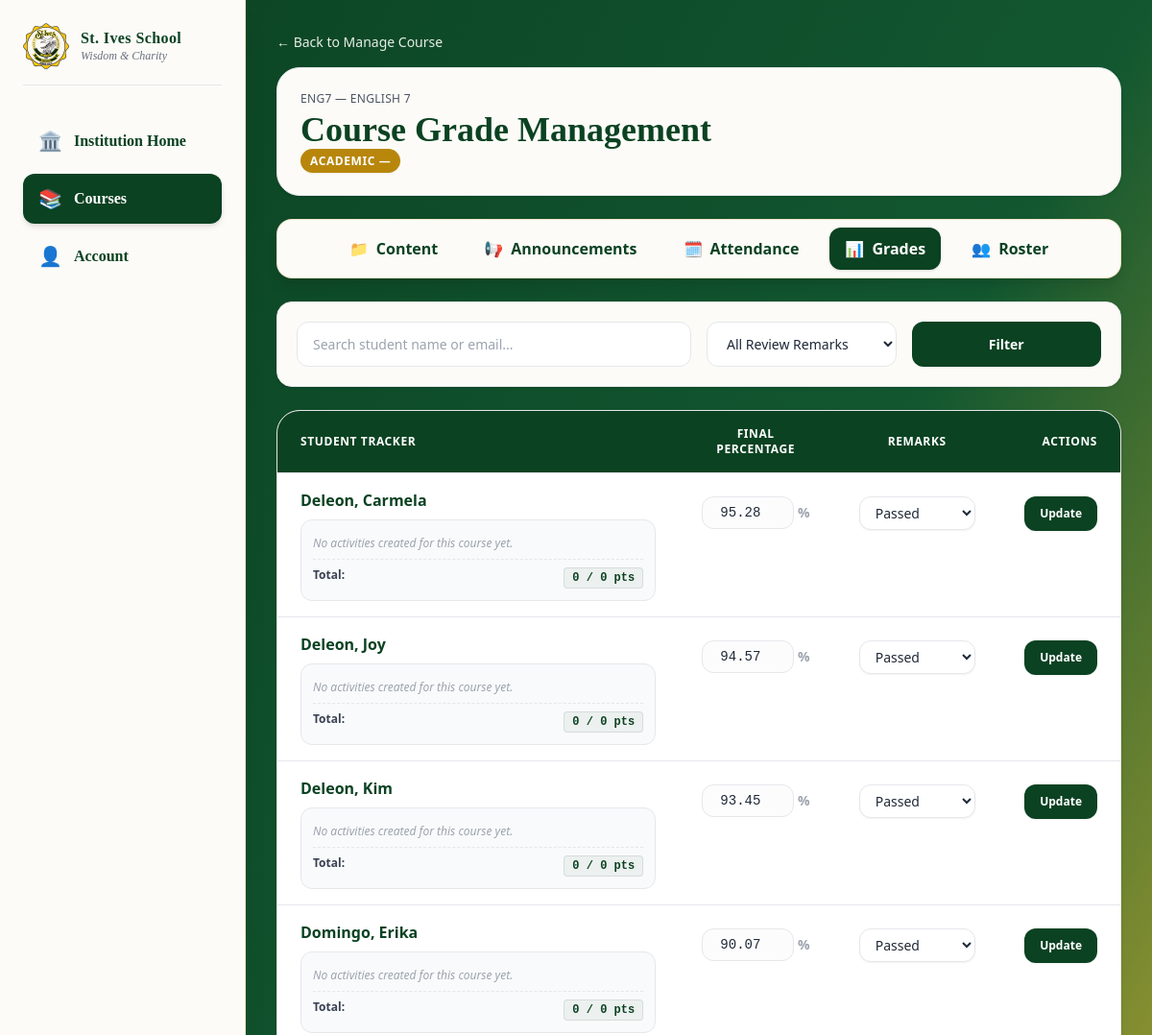
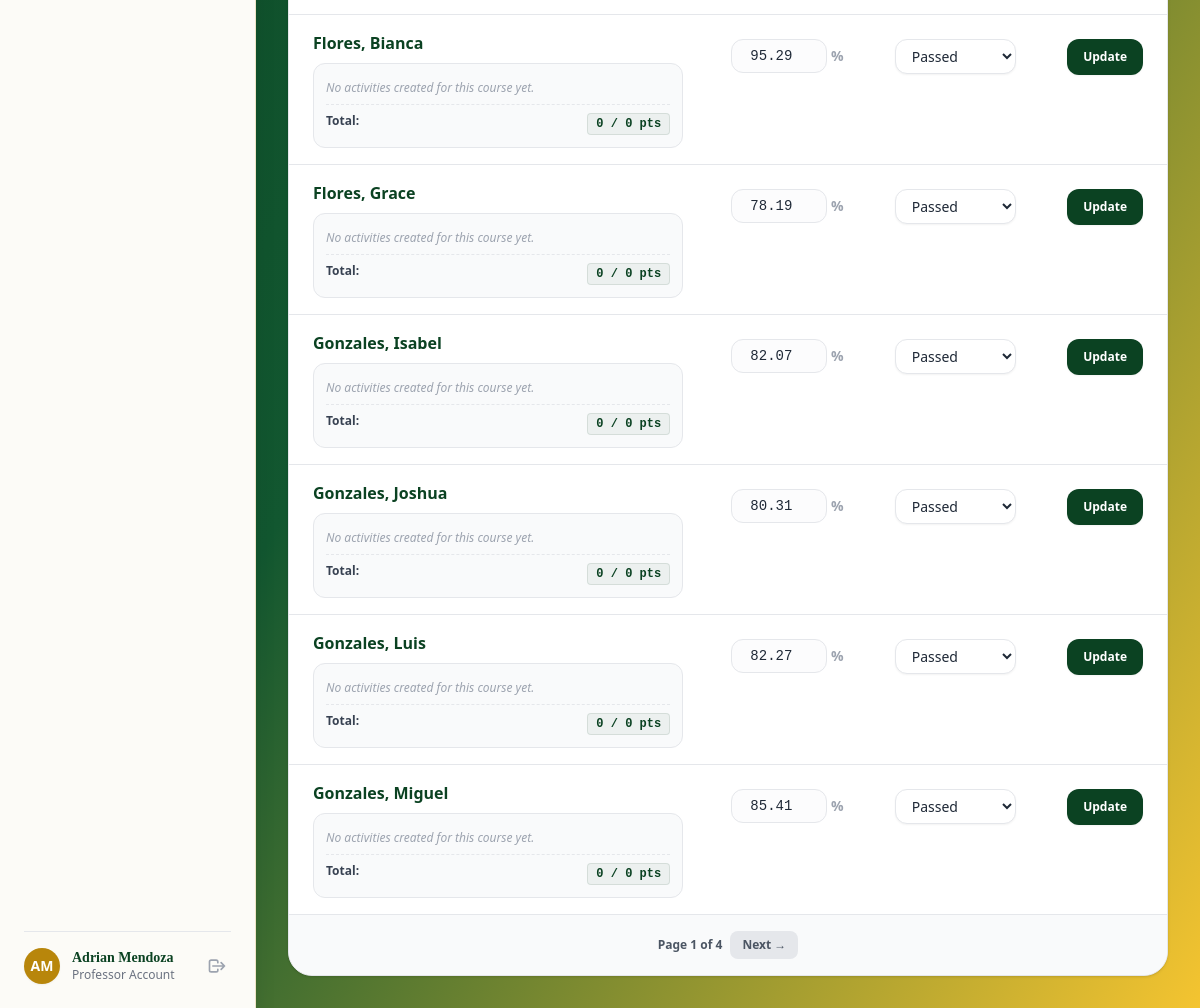
The page /professor/prof-grades.php?course_id=1 (signed in) on the database its author committed (2 pictures, top to bottom).
### tables this page shows
CREATE TABLE IF NOT EXISTS `courses` (
  `Course_ID` INT NOT NULL AUTO_INCREMENT,
  `CourseCode` VARCHAR(45) NOT NULL,
  `CourseName` VARCHAR(45) NOT NULL,
  `Status` VARCHAR(45) NOT NULL,
  `FK_Section_ID` INT NULL DEFAULT NULL,
  PRIMARY KEY (`Course_ID`),
  INDEX `fk_Courses_Section_idx` (`FK_Section_ID` ASC),
  CONSTRAINT `fk_Courses_Section`
    FOREIGN KEY (`FK_Section_ID`)
    REFERENCES `section` (`Section_ID`)
    ON DELETE CASCADE
    ON UPDATE CASCADE);

CREATE TABLE IF NOT EXISTS `enrollment` (
  `Enrollment_ID` INT NOT NULL AUTO_INCREMENT,
  `EnrollmentDate` DATE NOT NULL,
  `EnrollmentStatus` VARCHAR(45) NOT NULL,
  `FK_Term_ID` INT NULL DEFAULT NULL,
  `FK_User_ID` INT NOT NULL,
  `FK_Course_ID` INT NOT NULL,
  PRIMARY KEY (`Enrollment_ID`),
  INDEX `fk_Enrollment_Users1_idx` (`FK_User_ID` ASC),
  INDEX `fk_Enrollment_Courses1_idx` (`FK_Course_ID` ASC),
  INDEX `fk_Enrollment_Term_idx` (`FK_Term_ID` ASC),
  CONSTRAINT `fk_Enrollment_Courses1`
    FOREIGN KEY (`FK_Course_ID`)
    REFERENCES `courses` (`Course_ID`)
    ON DELETE CASCADE
    ON UPDATE CASCADE,
  CONSTRAINT `fk_Enrollment_Term`
    FOREIGN KEY (`FK_Term_ID`)
    REFERENCES `term` (`Term_ID`)
    ON DELETE SET NULL
    ON UPDATE CASCADE,
  CONSTRAINT `fk_Enrollment_Users1`
    FOREIGN KEY (`FK_User_ID`)
    REFERENCES `users` (`User_ID`)
    ON DELETE CASCADE
    ON UPDATE CASCADE);

CREATE TABLE IF NOT EXISTS `users` (
  `User_ID` INT NOT NULL AUTO_INCREMENT,
  `LastName` VARCHAR(45) NOT NULL,
  `FirstName` VARCHAR(45) NOT NULL,
  `Email` VARCHAR(255) NOT NULL,
  `ContactNum` VARCHAR(45) NOT NULL,
  `Gender` VARCHAR(45) NOT NULL,
  `PasswordHash` VARCHAR(100) NOT NULL,
  `DateCreated` DATETIME NOT NULL,
  `Status` VARCHAR(45) NOT NULL,
  `FK_Role_ID` INT NOT NULL,
  `FK_Section_ID` INT NULL DEFAULT NULL,
  PRIMARY KEY (`User_ID`),
  UNIQUE INDEX `Email_UNIQUE` (`Email` ASC),
  INDEX `fk_Users_Role1_idx` (`FK_Role_ID` ASC),
  INDEX `fk_Users_Section_idx` (`FK_Section_ID` ASC),
  CONSTRAINT `fk_Users_Role1`
    FOREIGN KEY (`FK_Role_ID`)
    REFERENCES `role` (`Role_ID`)
    ON DELETE RESTRICT
    ON UPDATE CASCADE,
  CONSTRAINT `fk_Users_Section`
    FOREIGN KEY (`FK_Section_ID`)
    REFERENCES `section` (`Section_ID`)
    ON DELETE SET NULL
    ON UPDATE CASCADE);

CREATE TABLE IF NOT EXISTS `coursegrade` (
  `CourseGrade_id` INT NOT NULL AUTO_INCREMENT,
  `FinalGrade` DECIMAL(5,2) NOT NULL,
  `Remarks` VARCHAR(45) NOT NULL,
  `DateCalculated` DATETIME NOT NULL,
  `FK_Enrollment_ID` INT NOT NULL,
  PRIMARY KEY (`CourseGrade_id`),
  INDEX `fk_CourseGrade_Enrollment1_idx` (`FK_Enrollment_ID` ASC),
  CONSTRAINT `fk_CourseGrade_Enrollment1`
    FOREIGN KEY (`FK_Enrollment_ID`)
    REFERENCES `enrollment` (`Enrollment_ID`)
    ON DELETE CASCADE
    ON UPDATE CASCADE);

### professor/prof-grades.php (the view, shortened to what this page needs)
<?php
include '../config/db.php';
$user_id    = $_SESSION['user_id'];
$course_id = filter_input(INPUT_GET, 'course_id', FILTER_VALIDATE_INT);
$search        = trim($_GET['search'] ?? '');
$remark_filter = trim($_GET['remark_filter'] ?? '');
$page          = max(1, (int)($_GET['page'] ?? 1));
$limit         = 10;
$offset        = ($page - 1) * $limit;
try {
    $auth_stmt = $pdo->prepare("SELECT c.Course_ID, c.CourseCode, c.CourseName FROM Courses c INNER JOIN CourseInstructors ci ON c.Course_ID = ci.FK_Course_ID WHERE c.Course_ID = :course_id AND ci.FK_User_ID = :user_id");
    $auth_stmt->execute([':course_id' => $course_id, ':user_id' => $user_id]);
    $course = $auth_stmt->fetch();
    $grade_section_stmt = $pdo->prepare("
        SELECT gl.GradeName, sec.SectionName
        FROM Courses c
        LEFT JOIN Section sec   ON c.FK_Section_ID = sec.Section_ID
        LEFT JOIN GradeLevel gl ON sec.FK_GradeLevel_ID = gl.GradeLevel_ID
        WHERE c.Course_ID = :course_id
    ");
    $grade_section_stmt->execute([':course_id' => $course_id]);
    $grade_section = $grade_section_stmt->fetch(PDO::FETCH_ASSOC);
    $asg_stmt = $pdo->prepare("SELECT a.Assignment_ID, a.Title, a.MaxScore FROM Assignments a INNER JOIN CourseModule cm ON a.FK_CourseModule_ID = cm.CourseModule_ID WHERE cm.FK_Course_ID = :course_id ORDER BY a.DueDate ASC");
    $asg_stmt->execute([':course_id' => $course_id]);
    $course_assignments = $asg_stmt->fetchAll();
    $submissions_lookup = [];
    $count_sql = "SELECT COUNT(*) FROM Enrollment e INNER JOIN Users u ON e.FK_User_ID = u.User_ID LEFT JOIN CourseGrade cg ON e.Enrollment_ID = cg.FK_Enrollment_ID WHERE e.FK_Course_ID = :course_id AND e.EnrollmentStatus = 'Enrolled'";
    $count_stmt = $pdo->prepare($count_sql);
    $count_params = [':course_id' => $course_id];
    $count_stmt->execute($count_params);
    $total_rows = $count_stmt->fetchColumn();
    $total_pages = max(1, ceil($total_rows / $limit));
    $roster_sql = "SELECT e.Enrollment_ID, u.User_ID, u.FirstName, u.LastName, u.Email, cg.CourseGrade_id, cg.FinalGrade, cg.Remarks FROM Enrollment e INNER JOIN Users u ON e.FK_User_ID = u.User_ID LEFT JOIN CourseGrade cg ON e.Enrollment_ID = cg.FK_Enrollment_ID WHERE e.FK_Course_ID = :course_id AND e.EnrollmentStatus = 'Enrolled'";
    $roster_sql .= " ORDER BY u.LastName ASC, u.FirstName ASC LIMIT :limit OFFSET :offset";
    $roster_stmt = $pdo->prepare($roster_sql);
    $roster_stmt->bindValue(':course_id', $course_id, PDO::PARAM_INT);
    $roster_stmt->bindValue(':limit', $limit, PDO::PARAM_INT);
    $roster_stmt->bindValue(':offset', $offset, PDO::PARAM_INT);
    $roster_stmt->execute();
    $roster = $roster_stmt->fetchAll();
} catch (PDOException $e) { die("Database Error: " . $e->getMessage()); }
?>
<!DOCTYPE html>
<html lang="en">
<head>
    <script src="https://cdn.tailwindcss.com"></script>
</head>
<body class="bg-gradient-to-br from-school-green via-[#125730] to-school-yellow min-h-screen font-serif text-gray-800 flex flex-col md:flex-row">
    <?php include '../includes/sidebar.php'; ?>
    <main class="ml-0 md:ml-64 flex-1 p-4 sm:p-8 min-h-screen w-full">
        <a href="manage-course.php?course_id=<?= $course_id ?>" class="inline-flex items-center text-sm text-white/90 hover:text-white mb-4 font-sans font-medium">← Back to Manage Course</a>
        <section class="bg-[#fcfbf7] rounded-3xl p-6 border shadow mb-6">
            <p class="text-xs uppercase tracking-wide text-gray-600 font-sans"><?= htmlspecialchars($course['CourseCode']) ?> — <?= htmlspecialchars($course['CourseName']) ?></p>
            <h1 class="text-4xl font-bold text-school-green mt-1">Course Grade Management</h1>
            <span class="text-xs bg-school-gold text-white px-2.5 py-1 rounded-full font-sans font-bold uppercase tracking-wider shadow-sm">
                <?= htmlspecialchars($grade_section['GradeName'] ?? 'Academic') ?> — <?= htmlspecialchars($grade_section['SectionName'] ?? '') ?>
            </span>
        </section>
        <?php include '../includes/course-nav.php'; ?>
        <section class="bg-[#fcfbf7] rounded-2xl p-5 shadow border mb-6 font-sans">
            <form method="GET" action="prof-grades.php" class="grid grid-cols-1 lg:grid-cols-4 gap-4">
                <input type="text" name="search" value="<?= htmlspecialchars($search) ?>" placeholder="Search student name or email..." class="lg:col-span-2 border rounded-xl px-4 py-3 text-sm focus:outline-none focus:ring-2 focus:ring-school-green">
                <select name="remark_filter" onchange="this.form.submit()" class="border rounded-xl px-4 py-3 text-sm bg-white focus:outline-none focus:ring-2 focus:ring-school-green">
                    <option value="">All Review Remarks</option>
                </select>
                <div class="flex gap-2">
                    <button type="submit" class="flex-1 bg-school-green text-white px-4 py-3 rounded-xl hover:bg-school-green-hover transition text-sm font-semibold">Filter</button>
                </div>
            </form>
        </section>
        <section class="bg-[#fcfbf7] rounded-3xl shadow border overflow-hidden">
            <div class="overflow-x-auto">
                <table class="w-full text-left border-collapse font-sans text-sm">
                    <thead>
                        <tr class="bg-school-green text-white uppercase text-xs tracking-wider border-b">
                            <th class="py-4 px-6 font-semibold">Student Tracker</th>
                            <th class="py-4 px-6 font-semibold text-center w-40">Final Percentage</th>
                            <th class="py-4 px-6 font-semibold text-center w-44">Remarks</th>
                            <th class="py-4 px-6 font-semibold text-right w-28">Actions</th>
                        </tr>
                    </thead>
                    <tbody class="divide-y divide-gray-200 bg-white">
                        <?php if (empty($roster)): ?>
                            <tr>
                                <td colspan="4" class="p-8 text-center text-gray-400 italic font-sans">No student grade records found matching the criteria.</td>
                            </tr>
                        <?php else: foreach ($roster as $student):
                            $total_student_score = 0; $total_max_score = 0;
                        ?>
                            <tr class="hover:bg-gray-50 transition align-top">
                                <td class="py-4 px-6">
                                    <div class="font-bold text-base text-school-green mb-2"><?= htmlspecialchars($student['LastName'] . ', ' . $student['FirstName']) ?></div>
                                    <div class="bg-gray-50 rounded-xl border p-3 max-w-xl space-y-1 text-xs">
                                        <?php if (empty($course_assignments)): ?>
                                            <div class="text-gray-400 italic py-1">No activities created for this course yet.</div>
                                        <?php else: foreach ($course_assignments as $asg):
                                            $asg_id = $asg['Assignment_ID']; $score = $submissions_lookup[$student['User_ID']][$asg_id] ?? null;
                                            $total_max_score += $asg['MaxScore']; if ($score !== null) { $total_student_score += $score; }
                                        ?>
                                            <div class="flex justify-between items-center py-0.5 border-b border-gray-100 last:border-none">
                                                <a href="grade-submissions.php?assignment_id=<?= $asg_id ?>#user-<?= $student['User_ID'] ?>"
                                                    class="text-gray-600 font-medium truncate max-w-[280px] hover:text-school-green underline decoration-transparent hover:decoration-school-green transition duration-150 active-target-link">
                                                        📝 <?= htmlspecialchars($asg['Title']) ?>
                                                    </a>
                                                <span class="font-mono">
                                                    <?= $score !== null ? '<span class="text-emerald-700 font-bold">' . htmlspecialchars((float)$score) . '</span>' : '<span class="text-amber-600 italic">Missing</span>' ?> / <?= htmlspecialchars((float)$asg['MaxScore']) ?>
                                                </span>
                                            </div>
                                        <?php endforeach; endif; ?>
                                        <div class="border-t border-dashed pt-2 font-bold flex justify-between text-gray-700">
                                            <span>Total:</span>
                                            <span class="font-mono bg-school-green/5 text-school-green px-2 py-0.5 rounded border border-school-green/10"><?= $total_student_score ?> / <?= $total_max_score ?> pts</span>
                                        </div>
                                    </div>
                                </td>
                                <form action="save-final-grade.php" method="POST">
                                    <td class="py-6 px-4 text-center">
                                        <div class="inline-flex items-center">
                                            <input type="number" step="0.01" min="0" max="100" name="final_grade" value="<?= $student['FinalGrade'] !== null ? htmlspecialchars($student['FinalGrade']) : '' ?>" class="w-24 text-center border rounded-xl px-2 py-1.5 font-mono focus:outline-none focus:ring-2 focus:ring-school-green bg-gray-50/50" required>
                                            <span class="text-gray-400 font-bold ml-1">%</span>
                                        </div>
                                    </td>
                                    <td class="py-6 px-4 text-center"><select name="remarks" class="border rounded-xl px-3 py-1.5 bg-white font-medium focus:outline-none focus:ring-2 focus:ring-school-green shadow-sm" required><option value="Passed" <?= $student['Remarks'] === 'Passed' ? 'selected' : '' ?>>Passed</option></select></td>
                                    <td class="py-6 px-6 text-right"><button type="submit" class="bg-school-green text-white text-xs font-semibold px-4 py-2.5 rounded-xl hover:bg-school-green-hover transition shadow-sm w-full sm:w-auto text-center"><?= $student['CourseGrade_id'] ? 'Update' : 'Save' ?></button></td>
                                </form>
                            </tr>
                        <?php endforeach; endif; ?>
                    </tbody>
                </table>
                <div class="p-4 bg-gray-50 border-t flex justify-center items-center gap-2 font-sans text-xs">
                    <span class="font-semibold text-gray-600">Page <?= $page ?> of <?= $total_pages ?></span>
                    <?php if ($page < $total_pages): ?>
                        <a href="?course_id=<?= $course_id ?>&page=<?= $page + 1 ?>&search=<?= urlencode($search) ?>&remark_filter=<?= urlencode($remark_filter) ?>" class="px-3 py-1.5 rounded-lg bg-gray-200 hover:bg-gray-300 font-semibold text-gray-600">Next →</a>
                    <?php endif; ?>
                </div>
            </div>
        </section>
    </main>
</body>
</html>

### rows shown on the page
courses: CourseCode "ENG7", CourseName "ENGLISH 7"
enrollment: FK_User_ID.FirstName "Deleon, Carmela", total_student_score "0", total_max_score "0", final_grade "95.28"
enrollment: FK_User_ID.FirstName "Deleon, Joy", total_student_score "0", total_max_score "0", final_grade "94.57"
enrollment: FK_User_ID.FirstName "Deleon, Kim", total_student_score "0", total_max_score "0", final_grade "93.45"
enrollment: FK_User_ID.FirstName "Domingo, Erika", total_student_score "0", total_max_score "0", final_grade "90.07"
enrollment: FK_User_ID.FirstName "Flores, Bianca", total_student_score "0", total_max_score "0", final_grade "95.29"
enrollment: FK_User_ID.FirstName "Flores, Grace", total_student_score "0", total_max_score "0", final_grade "78.19"
enrollment: FK_User_ID.FirstName "Gonzales, Isabel", total_student_score "0", total_max_score "0", final_grade "82.07"
enrollment: FK_User_ID.FirstName "Gonzales, Joshua", total_student_score "0", total_max_score "0", final_grade "80.31"
enrollment: FK_User_ID.FirstName "Gonzales, Luis", total_student_score "0", total_max_score "0", final_grade "82.27"
enrollment: FK_User_ID.FirstName "Gonzales, Miguel", total_student_score "0", total_max_score "0", final_grade "85.41"

### other values the page prints
$sidebar_init "AM"
$sidebar_name "Adrian Mendoza"
$sidebar_role "Professor"
$grade_section['GradeName'] "ACADEMIC"
$nav_tab['icon'] "📁"
$nav_tab['label'] "Content"
$nav_tab['icon'] "📢"
$nav_tab['label'] "Announcements"
$nav_tab['icon'] "🗓️"
$nav_tab['label'] "Attendance"
$nav_tab['icon'] "📊"
$nav_tab['label'] "Grades"
$nav_tab['icon'] "👥"
$nav_tab['label'] "Roster"
$page "1"
